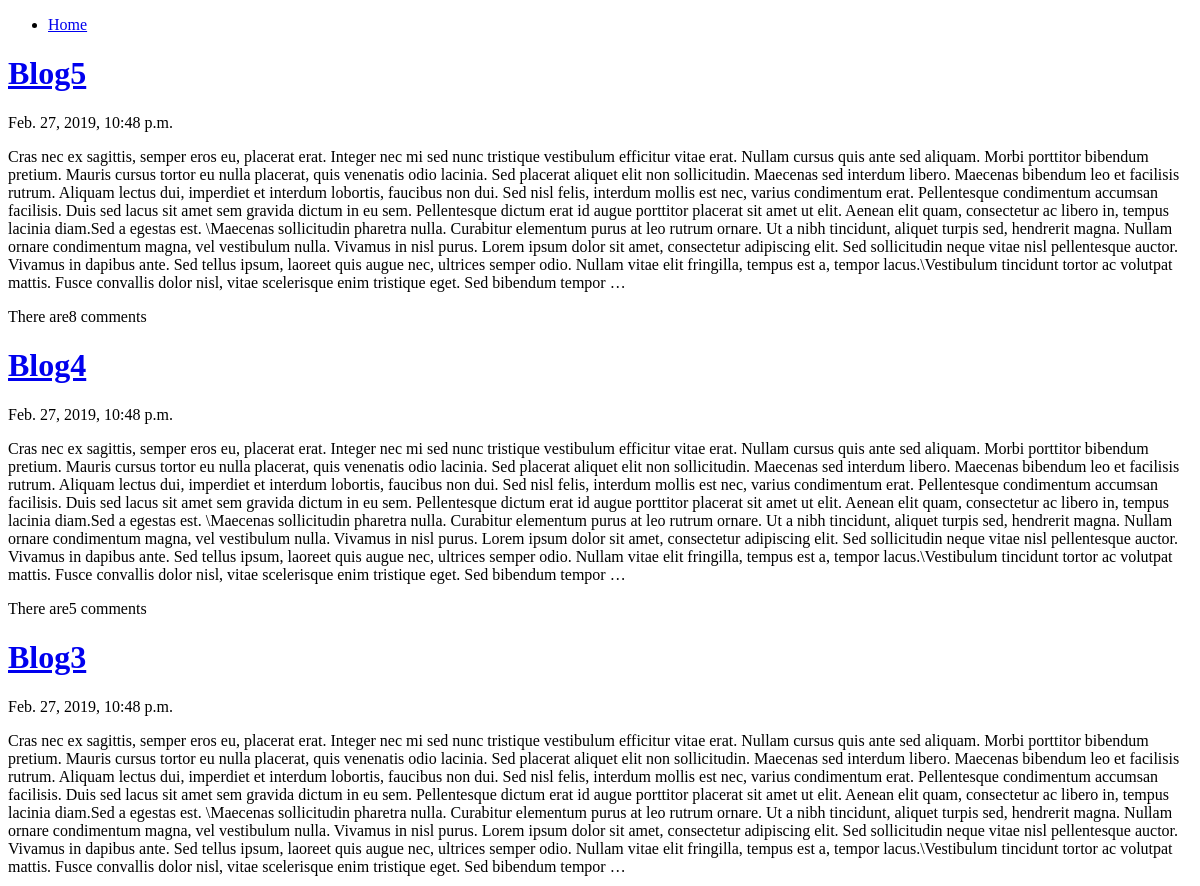
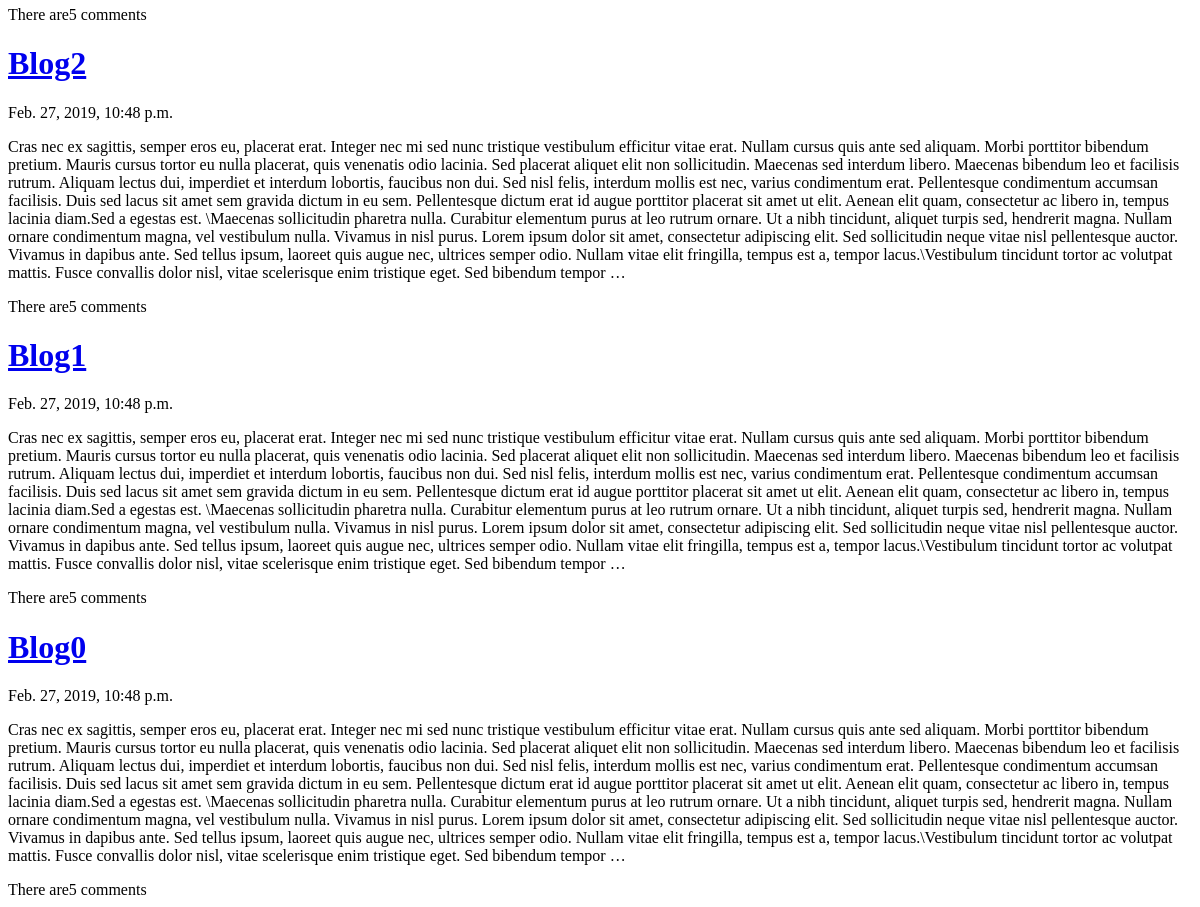
Page /blog/blogarchive on the committed database (2 pictures, top to bottom).
### blog/models.py (models this page shows)
class Blog(models.Model):
    title = models.CharField(max_length = 200)
    author_name = models.CharField(max_length = 200)
    content = models.CharField(max_length = 3000)
    post_date = models.DateTimeField('date posted')

### blog/views.py (the view)
# urls.py: path('blogarchive',views.BlogArchive, name ='archive'),
def BlogArchive(request):
    last = Blog.objects.order_by('-post_date')
    context = {'last':last}
    return render(request, 'blog/BlogArchive.html',context)

### blog/templates/blog/BlogArchive.html (shortened to what this page needs)
<!DOCTYPE html>
<html lang="en">
{%load static %}
  <head>
     <link rel="stylesheet" type="text/css" href="{% static 'blog/shared.css' %}">
  </head>
  <body class = "bg-dark text-white">
      <ul>
      <li><a href="{% url 'blog:bloghome'%}">Home</a></li>
    </ul>
  	{% if last %}
  		{% for blog in last %}
    		<h1><a href="{% url 'blog:entry' blog.id %}">{{ blog.title }}</a></h1>
    		<div>{{blog.post_date}}</div>
    		<p>{{blog.content|truncatewords:200}}</p>
    		<div>There are{{blog.comment_set.count}} comments </div>
  		{% endfor %}
	  {% else %}
  		<h1>No more blogs</h1>
		{% endif %}
  </body>
</html>

### rows in the picture
Blog: title "Blog5", post_date "Feb. 27, 2019, 10:48 p.m.", content "Cras nec ex sagittis, semper eros eu, placerat erat. Integer nec mi sed nunc tristique vestibulum efficitur vitae erat. Nullam cursus quis ante sed aliquam. Morbi porttitor bibendum pretium. Mauris cursus tortor eu nulla placerat, quis venenatis odio lacinia. Sed placerat aliquet elit non sollicitudin. Maecenas sed interdum libero. Maecenas bibendum leo et facilisis rutrum. Aliquam lectus dui, imperdiet et interdum lobortis, faucibus non dui. Sed nisl felis, interdum mollis est nec, varius condimentum erat. Pellentesque condimentum accumsan facilisis. Duis sed lacus sit amet sem gravida dictum in eu sem. Pellentesque dictum erat id augue porttitor placerat sit amet ut elit. Aenean elit…", comment_set.count "8"
Blog: title "Blog4", post_date "Feb. 27, 2019, 10:48 p.m.", content "Cras nec ex sagittis, semper eros eu, placerat erat. Integer nec mi sed nunc tristique vestibulum efficitur vitae erat. Nullam cursus quis ante sed aliquam. Morbi porttitor bibendum pretium. Mauris cursus tortor eu nulla placerat, quis venenatis odio lacinia. Sed placerat aliquet elit non sollicitudin. Maecenas sed interdum libero. Maecenas bibendum leo et facilisis rutrum. Aliquam lectus dui, imperdiet et interdum lobortis, faucibus non dui. Sed nisl felis, interdum mollis est nec, varius condimentum erat. Pellentesque condimentum accumsan facilisis. Duis sed lacus sit amet sem gravida dictum in eu sem. Pellentesque dictum erat id augue porttitor placerat sit amet ut elit. Aenean elit…", comment_set.count "5"
Blog: title "Blog3", post_date "Feb. 27, 2019, 10:48 p.m.", content "Cras nec ex sagittis, semper eros eu, placerat erat. Integer nec mi sed nunc tristique vestibulum efficitur vitae erat. Nullam cursus quis ante sed aliquam. Morbi porttitor bibendum pretium. Mauris cursus tortor eu nulla placerat, quis venenatis odio lacinia. Sed placerat aliquet elit non sollicitudin. Maecenas sed interdum libero. Maecenas bibendum leo et facilisis rutrum. Aliquam lectus dui, imperdiet et interdum lobortis, faucibus non dui. Sed nisl felis, interdum mollis est nec, varius condimentum erat. Pellentesque condimentum accumsan facilisis. Duis sed lacus sit amet sem gravida dictum in eu sem. Pellentesque dictum erat id augue porttitor placerat sit amet ut elit. Aenean elit…", comment_set.count "5"
Blog: title "Blog2", post_date "Feb. 27, 2019, 10:48 p.m.", content "Cras nec ex sagittis, semper eros eu, placerat erat. Integer nec mi sed nunc tristique vestibulum efficitur vitae erat. Nullam cursus quis ante sed aliquam. Morbi porttitor bibendum pretium. Mauris cursus tortor eu nulla placerat, quis venenatis odio lacinia. Sed placerat aliquet elit non sollicitudin. Maecenas sed interdum libero. Maecenas bibendum leo et facilisis rutrum. Aliquam lectus dui, imperdiet et interdum lobortis, faucibus non dui. Sed nisl felis, interdum mollis est nec, varius condimentum erat. Pellentesque condimentum accumsan facilisis. Duis sed lacus sit amet sem gravida dictum in eu sem. Pellentesque dictum erat id augue porttitor placerat sit amet ut elit. Aenean elit…", comment_set.count "5"
Blog: title "Blog1", post_date "Feb. 27, 2019, 10:48 p.m.", content "Cras nec ex sagittis, semper eros eu, placerat erat. Integer nec mi sed nunc tristique vestibulum efficitur vitae erat. Nullam cursus quis ante sed aliquam. Morbi porttitor bibendum pretium. Mauris cursus tortor eu nulla placerat, quis venenatis odio lacinia. Sed placerat aliquet elit non sollicitudin. Maecenas sed interdum libero. Maecenas bibendum leo et facilisis rutrum. Aliquam lectus dui, imperdiet et interdum lobortis, faucibus non dui. Sed nisl felis, interdum mollis est nec, varius condimentum erat. Pellentesque condimentum accumsan facilisis. Duis sed lacus sit amet sem gravida dictum in eu sem. Pellentesque dictum erat id augue porttitor placerat sit amet ut elit. Aenean elit…", comment_set.count "5"
Blog: title "Blog0", post_date "Feb. 27, 2019, 10:48 p.m.", content "Cras nec ex sagittis, semper eros eu, placerat erat. Integer nec mi sed nunc tristique vestibulum efficitur vitae erat. Nullam cursus quis ante sed aliquam. Morbi porttitor bibendum pretium. Mauris cursus tortor eu nulla placerat, quis venenatis odio lacinia. Sed placerat aliquet elit non sollicitudin. Maecenas sed interdum libero. Maecenas bibendum leo et facilisis rutrum. Aliquam lectus dui, imperdiet et interdum lobortis, faucibus non dui. Sed nisl felis, interdum mollis est nec, varius condimentum erat. Pellentesque condimentum accumsan facilisis. Duis sed lacus sit amet sem gravida dictum in eu sem. Pellentesque dictum erat id augue porttitor placerat sit amet ut elit. Aenean elit…", comment_set.count "5"
